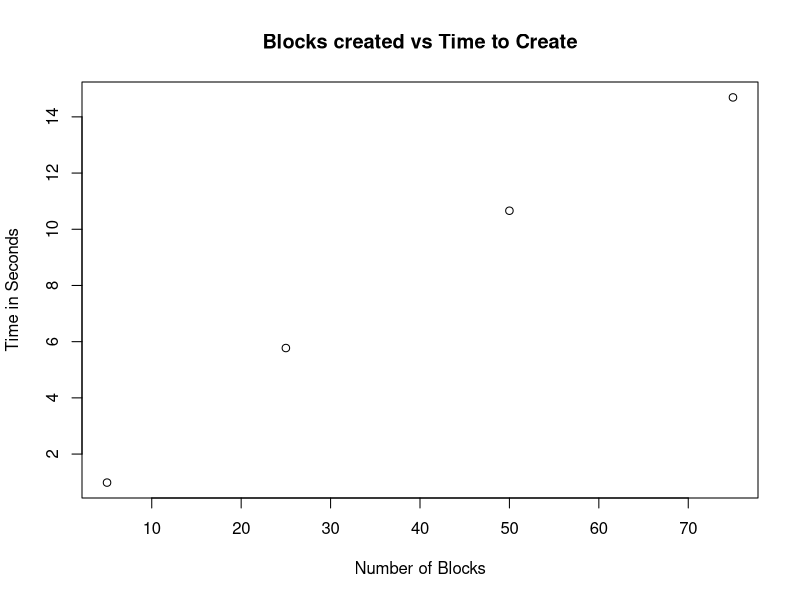

Write the R code that produced this figure. (Note: this script raises an error after producing the figure.)
library(digest)

#Part 1. Making a simple block 
#Each block needs six elements: the index of the block, the time it was created, 
#the data, the index of the previous hash, the proof of work, 
#and an element for the new hash. 
#Elements are arbitrary, just needed to define structure of a block.
my_block <- list(index = 1, timestamp = "2021-08-25 22:22:22 IDT",
                 data = "Simple_Block" , previous_hash = 0, proof = 8, new_hash=NULL)
print(my_block)

#Part 2A. Making a hash using the function digest. The function takes in two arguments, 
#the object to be encrypted and the algorithm to create the encrypted message.
Hash <- digest("FinTech","sha256")
print(Hash)

# Hash of the previous hash
print(digest(Hash,"sha256"))

#Part 2B. Allocating the hash of the block created 
#to the new hash element from the list in Part 1
print(digest(my_block, "sha256"))
HashMyBlock <- digest(my_block,"sha256")

my_block$new_hash <- HashMyBlock

#Part 3. Proof of work. Creating a task that needs to be solved as proof of work.
#A function that takes the last proof as an input and outputs the new proof.
#The while loop increments the proof number until the condition is satisfied

proof_of_work <- function(last_proof, difficulty){
  proof <- 3
  HashProof <- digest(proof,"sha256")
  zero <- paste(rep("0", difficulty), collapse="")
  while(substr(HashProof, 1, difficulty)!=zero){
    proof <- proof + 1
    HashProof <- digest(proof,"sha256")
  }
  return(proof)
}

print(proof_of_work(2,2))
print(proof_of_work(3,3))

#Part 4 Adding new blocks. Take in previous block and solve proof of work in part 3. 
#Create new block with same structure as part 1, using result of proof of work.
# Hash the new block and return it
??genesis
mine <- function(previous_block, difficulty){
  new_proof <- proof_of_work(previous_block$proof, difficulty)
  new_block <- list(number = previous_block$number + 1,
                      timestamp = Sys.time(),
                      data = paste("I am big block", previous_block$number + 1),
                      parent_hash = previous_block$hash,
                      proof = new_proof,
                      new_hash = NULL)
  # add hash 
  new_block$new_hash <- digest(new_block, "sha256")
  
  return(new_block)
}
print(mine(my_block,3))

#Part 5. Create a block, append new blocks onto the blockchain variable,
# change difficulty, and determine time difference to append new blocks.
# Plot blocks made over time

blockchained <- function(nblocks, difficulty=3) {
  start <- Sys.time()
  
  first_block = list(index = 1, 
                     timestamp = Sys.time(), 
                     data = "Big Blocks", 
                     parent_hash = .5,
                     proof = 0.5,
                     new_hash = NULL)   

  first_block$new_hash = digest(first_block,"sha256")
  
  blockchain <- list(first_block)
  
    for (i in 2:nblocks){
      blockchain[[i]] <- mine(blockchain[[i-1]], difficulty) 
    }
    end <- Sys.time() 
    return(end-start)
  }


print(blockchained(3,3))

Number_of_blocks <- c(5,25,50,75)

time <- mapply(blockchained, Number_of_blocks)

plot(Number_of_blocks,time, ylab = "Time in Seconds", xlab = "Number of Blocks",
     main = "Blocks created vs Time to Create")


#6 Online references used
proof_of_work1 = function(block1, difficulty) {
  block$nonce = 0
  hash1 = digest(block, "sha256")
  zero = paste(rep("0", difficulty), collapse="")
  while(substr(hash, 1, difficulty) != zero) {
    block$nonce = block$nonce + 1 
    hash = digest(block, "sha256")  
  }
  return(list(hash = hash, nonce = block$nonce))
}

minenow <- function(previous_block, difficulty = 3, genesis = FALSE){
  
  if (genesis) {
    # define genesis block
    new_block <-  list(number = 1,
                       timestamp = Sys.time(),
                       data = "BIG BLOCK",
                       parent_hash = "0")  
  } else {
    # create new block
    new_block <- list(number = previous_block$number + 1,
                      timestamp = Sys.time(),
                      data = paste0("I'm block ", previous_block$number + 1),
                      parent_hash = previous_block$hash)
  }
  # add nonce with PoW
  new_block$nonce <- proof_of_work1(new_block, difficulty)$nonce
  # add hash 
  new_block$hash <- digest(new_block, "sha256")
  return(new_block)
}

blockchained1 = function(difficulty, nblocks) {
  # mine genesis block
  block_genesis = mine(NULL, difficulty, TRUE)   
  # first block is the genesis block
  blockchain <- list(block_genesis)
  
  if (nblocks >= 2) {
    # add new blocks to the chain
    for (i in 2:nblocks){
      blockchain[[i]] <- minenow(blockchain[[i-1]], difficulty) 
    }
  }
  
  return(blockchain)
}


blockchained1(3,3)
